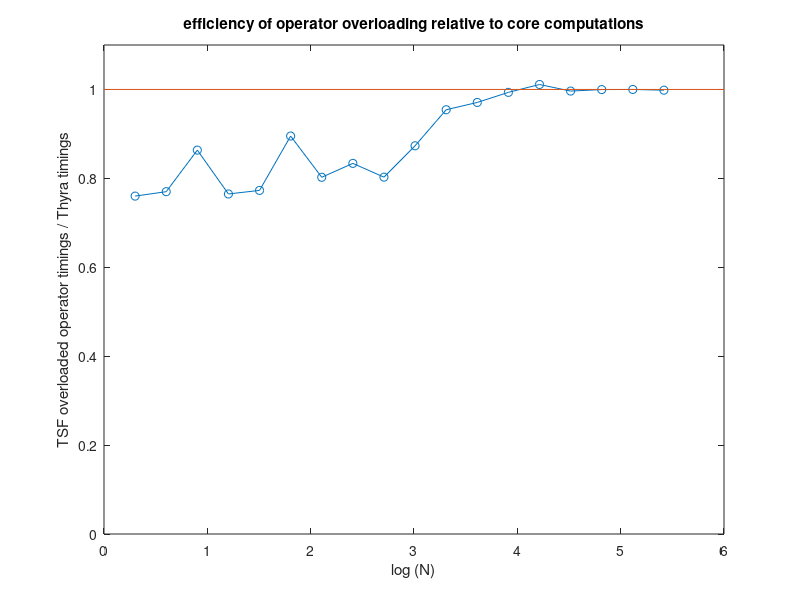

This figure's MATLAB source:

A = load('vectorTimings.dat')

n = A(:,1);

tOp = A(:,3);

tCore = A(:,5);

plot(log10(n), tCore./tOp, '-o') ; axis([0 6 0 1.1]) ; line([0 6], [1 1])

xlabel('log (N)')

ylabel('TSF overloaded operator timings / Thyra timings')

title('efficiency of operator overloading relative to core computations')